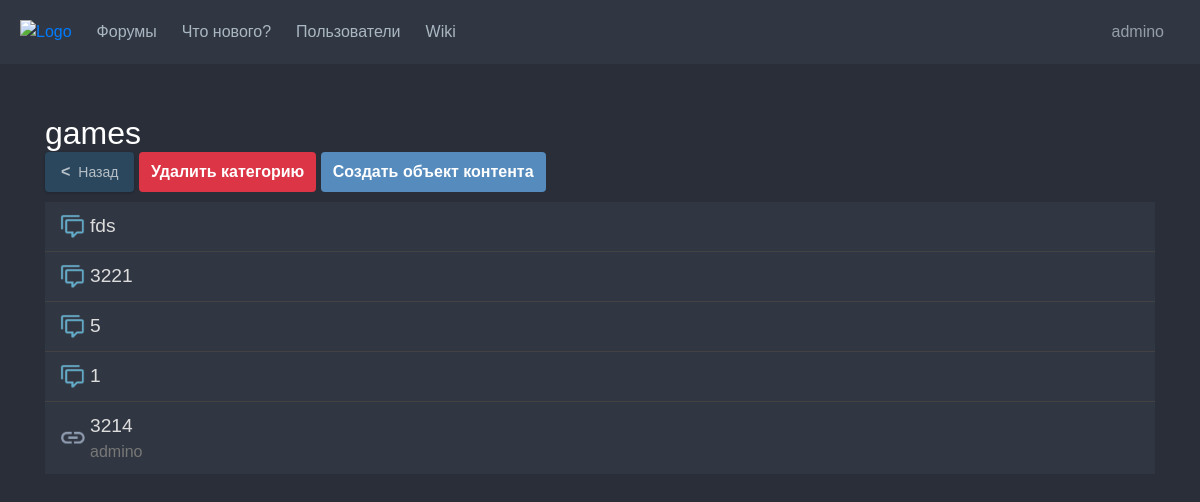
The app's page /categories/1/ (signed in) with its own data.
### data/users.py (models this page shows, shortened)
class User(SqlAlchemyBase, UserMixin):
    __tablename__ = 'users'
    id = sqlalchemy.Column(sqlalchemy.Integer, primary_key=True, unique=True, autoincrement=True)
    nickname = sqlalchemy.Column(sqlalchemy.String, nullable=False)
    about = sqlalchemy.Column(sqlalchemy.String, nullable=True)
    email = sqlalchemy.Column(sqlalchemy.String, unique=True, nullable=True)
    hashed_password = sqlalchemy.Column(sqlalchemy.String, nullable=False)
    created_date = sqlalchemy.Column(sqlalchemy.DateTime, default=datetime.datetime.now)
    has_avatar = sqlalchemy.Column(sqlalchemy.Boolean, nullable=False, default=False)
    avatar_format = sqlalchemy.Column(sqlalchemy.String)
    has_ban = sqlalchemy.Column(sqlalchemy.Boolean, nullable=False, default=False)
    reason_ban = sqlalchemy.Column(sqlalchemy.String)
    roles = sqlalchemy.orm.relationship("Role",
                                  secondary="role_to_user",
                                  backref="user")
    posts = sqlalchemy.orm.relationship('Post', backref='author')
    def is_permitted(self, permission_name):
        for role in self.roles:
            for permission in role.permissions:
                if permission.title == permission_name:
                    return True
        return False

### data/categories.py (models this page shows)
class Category(SqlAlchemyBase):
    __tablename__ = 'categories'
    id = sqlalchemy.Column(sqlalchemy.Integer, primary_key=True, autoincrement=True)
    title = sqlalchemy.Column(sqlalchemy.String, nullable=False)
    author_id = sqlalchemy.Column(sqlalchemy.Integer, sqlalchemy.ForeignKey("users.id"), nullable=False)
    parent_type = sqlalchemy.Column(Enum(CategoryParentType), nullable=False)
    parent_id = sqlalchemy.Column(sqlalchemy.Integer, nullable=False)
    author = orm.relationship('User')

### data/forums.py (models this page shows)
class Forum(SqlAlchemyBase):
    __tablename__ = 'forums'
    id = sqlalchemy.Column(sqlalchemy.Integer, primary_key=True, autoincrement=True)
    title = sqlalchemy.Column(sqlalchemy.String, nullable=False)
    author_id = sqlalchemy.Column(sqlalchemy.Integer, sqlalchemy.ForeignKey("users.id"), nullable=False)
    parent_type = sqlalchemy.Column(Enum(ForumParentType), nullable=False)
    parent_id = sqlalchemy.Column(sqlalchemy.Integer, nullable=False)
    author = orm.relationship('User')

### data/topics.py (models this page shows)
class Topic(SqlAlchemyBase):
    __tablename__ = 'topics'
    id = sqlalchemy.Column(sqlalchemy.Integer, primary_key=True, autoincrement=True)
    title = sqlalchemy.Column(sqlalchemy.String, nullable=False)
    author_id = sqlalchemy.Column(sqlalchemy.Integer, sqlalchemy.ForeignKey("users.id"), nullable=False)
    parent_type = sqlalchemy.Column(Enum(TopicParentType), nullable=False)
    parent_id = sqlalchemy.Column(sqlalchemy.Integer, nullable=False)
    author = orm.relationship('User')

### main.py (the view)
@app.route('/categories/<int:category_id>/')
def categories(category_id):
    session = db_session.create_session()
    category = session.query(Category).filter(Category.id == category_id).first()
    forums = session.query(Forum).filter(Forum.parent_type == ForumParentType.category,
                                         Forum.parent_id == category.id).all()
    topics = session.query(Topic).filter(Topic.parent_type == TopicParentType.category,
                                         Topic.parent_id == category_id).all()
    return render_template('category.html', category=category, forums_by_category=forums,
                           topics_by_category=topics)

### data/db_session.py (called while the page is built)
def create_session() -> Session:
    global __factory
    return __factory()

### main.py (called while the page is built)
@login_manager.user_loader
def load_user(user_id):
    db_sess = db_session.create_session()
    return db_sess.query(User).get(user_id)

### templates/category.html (shortened to what this page needs)
{% extends "base.html" %}
{% block content %}
<link rel="stylesheet" type="text/css" href="{{url_for('static', filename='css/category.css')}}">
<div class="category">
    <h1 class="category-title">{{ category.title }}</h1>
    <div class="function-objects">
        <a href="/#group-{{category.parent_id}}"
           class="back-button">
            <span class="back-arrow">&lt;</span> Назад
        </a>
        {% if current_user.is_authenticated %}
        {% if current_user.is_permitted('delete_category') %}
        <a href="/categories/{{category.id}}/delete" class="delete-category">Удалить категорию</a>
        {% endif %}
        {% if current_user.is_permitted('create_object_content_in_category') %}
        <div class="menu">
            <a href="#" class="create-object-content" id="create-content-button">Создать объект контента</a>
        </div>
        {% endif %}
        {% endif %}
    </div>
    <div class="category-items">
        {% for forum in forums_by_category %}
        <div class="category-item">
            <i class="item-icon"><img class="icon-object-image" src="/static/image/icon_object/forum.webp"></i>
            <div class="item-info">
                <a class="item-title" href="/forums/{{forum.id}}/">{{forum.title}}</a>
            </div>
        </div>
        {% endfor %}
        {% for topic in topics_by_category %}
        <div class="category-item">
            <i><img class="icon-object-image" src="/static/image/icon_object/link.webp"></i>
            <div class="item-info">
                <a href="/topics/{{topic.id}}/" class="item-title">{{topic.title}}</a>
                <div class="item-author">{{topic.author.nickname}}</div>
            </div>
        </div>
        {% endfor %}
    </div>
</div>
{% endblock %}

### templates/base.html (shortened to what this page needs)
<!doctype html>
<html lang="en">
<head>
    <link rel="stylesheet"
          href="https://stackpath.bootstrapcdn.com/bootstrap/4.4.1/css/bootstrap.min.css"
>
    <link rel="stylesheet" type="text/css" href="{{url_for('static', filename='css/style.css')}}">
    <link rel="stylesheet" type="text/css" href="{{url_for('static', filename='css/dark.css')}}">
</head>
<body>
<div class="header">
    <div class="logo-navigation">
        <a href="/" class="logo-link">
            <img src="" alt="Logo" class="logo">
        </a>
        <nav>
            <ul>
                <li>
                    <a href="/forums">
                        Форумы
                    </a>
                </li>
                <li>
                    <a href="/whats-new">
                        Что нового?
                    </a>
                </li>
                <li>
                    <a href="/users">
                        Пользователи
                    </a>
                </li>
                <li>
                    <a href="/wiki">
                        Wiki
                    </a>
                </li>
            </ul>
        </nav>
    </div>
    <div>
        {% if current_user.is_authenticated %}
        <div class="dropdown-click">
            <a href="#" class="dropdown-click-button" onclick="toggleDropdown(event)">
                {{ current_user.nickname }}
            </a>
        </div>
        {% endif %}
    </div>
</div>
<main role="main" class="container" style="margin-top: 50px">
    {% block content %}{% endblock %}
</main>
</body>
</html>

### static/css/style.css (style rules this page uses)
.header { display: flex; justify-content: space-between; align-items: center; padding: 10px 20px; background-color: #333; color: white; }
.logo { height: 30px; margin-right: 20px; }
.logo-navigation, .auth-search { display: flex; align-items: center; }
nav ul { list-style: none; padding: 0; margin: 0; display: flex; }
nav li { margin-right: 20px; }
nav a, .auth-search a { color: white; text-decoration: none; display: flex; align-items: center; }
body { background-color: #181a1b; color: #ddd; font-family: sans-serif; align-items: center; min-height: 100vh; margin: 0; padding: 0; }
.dropdown-click { position: relative; display: inline-block; }
.dropdown-click-button { background-color: transparent; padding: 10px 16px; border: none; cursor: pointer; text-decoration: none; display: inline-block; }
.icon-object-image { max-width:25px; max-height:25px; }
.back-button { display: inline-flex; align-items: center; padding: 8px 16px; text-decoration: none; border: none; border-radius: 4px; font-size: 14px; cursor: pointer; transition: background-color 0.2s ease; box-shadow: 0 1px 3px rgba(0, 0, 0, 0.2); margin-bottom: 10px }
.back-arrow { margin-right: 8px; font-size: 16px; font-weight: bold; }
.create-object-content { background-color: #2a475e; border: none; padding: 10px 15px; border-radius: 4px; cursor: pointer; text-decoration: none; display: inline-block; }

### static/css/dark.css (style rules this page uses)
.header { background-color: #313742; color: #a9b7c3; }
nav a, .auth-search a { color: #a9b7c3; }
body { background-color: #292e39; font-family: sans-serif; }
.dropdown-click-button { color: #959faa; }
.back-button { background-color: #2a475e; color: #b7c0c7; }
.category-title { color: #fff; }
.category-items { background-color: #313742 }
.category-item { color: #bbb; }
.item-title { color: #fff; }
.item-icon { color: #777; }
.function-objects .delete-category { background-color: #dc3545; }
.function-objects .create-object-content { background-color: #558BBD; }
.create-object-content { background-color: #2a475e; }
.item-title { color: #ddd; }
.item-author { color: #777; }

### static/css/category.css (style rules this page uses)
.category-title { font-size: 2em; margin: 0; font-weight: normal; }
.category-items { transition: height 0.3s ease; }
.category-item { display: grid; grid-template-columns: 30px 1fr 80px 1fr; align-items: center; padding: 10px 15px; border-bottom: 1px solid #424242; }
.category-item:last-child { border-bottom: none; }
.item-title { font-size: 1.2em; margin: 0; font-weight: normal; }
.item-icon { width: 20px; margin-right: 10px; color: #777; }
.function-objects .delete-category { display: inline-flex; align-items: center; justify-content: center; color: white; text-decoration: none; padding: 8px 12px; border-radius: 4px; border: none; font-weight: bold; transition: background-color 0.2s ease; white-space: nowrap; }
.function-objects .create-object-content { display: inline-flex; align-items: center; justify-content: center; color: white; text-decoration: none; padding: 8px 12px; border-radius: 4px; border: none; font-weight: bold; transition: background-color 0.2s ease; white-space: nowrap; }
.menu { position: relative; display: inline-block; }
.create-object-content { border: none; padding: 10px 15px; border-radius: 4px; cursor: pointer; text-decoration: none; display: inline-block; }

### records on screen
User: nickname "admino"
Category: title "games"
Forum: title "fds"
Forum: title "3221"
Forum: title "5"
Forum: title "1"
Topic: title "3214", author.nickname "admino"
